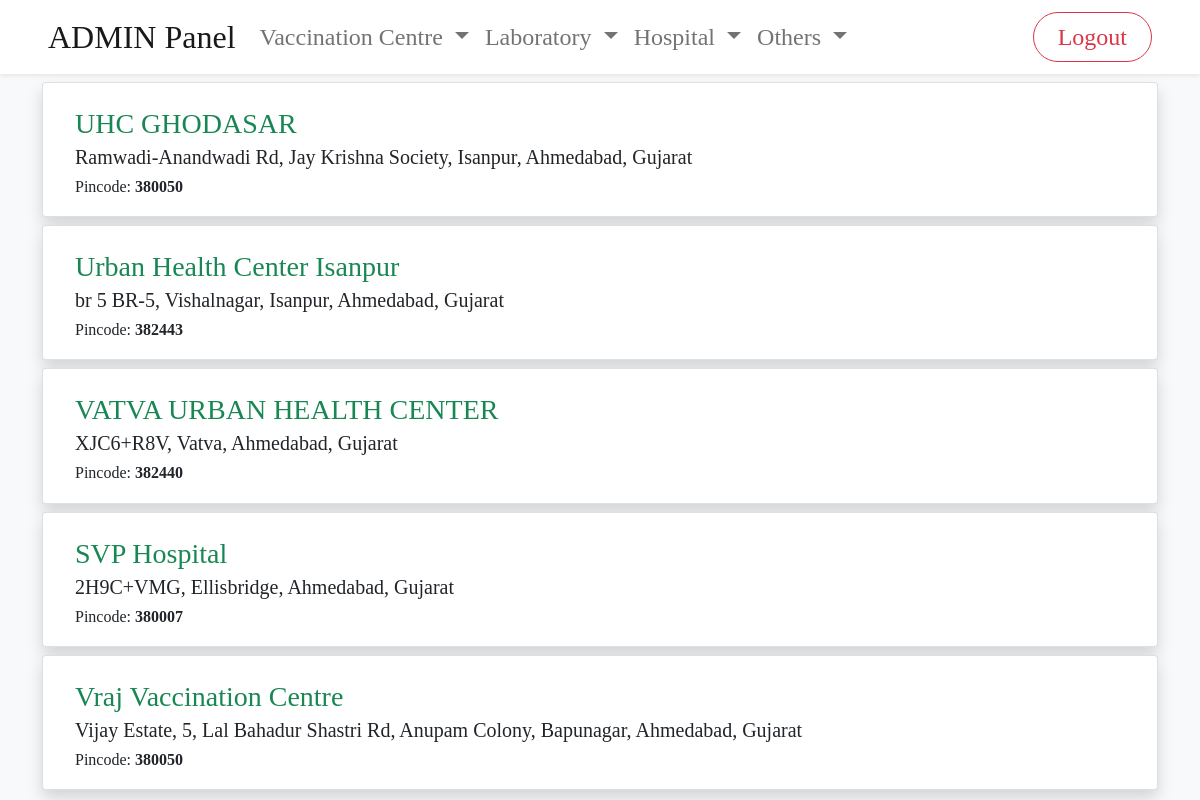
/admin/viewAllVc.php, run on the app's committed database.
### tables this page shows
CREATE TABLE `vaccination_centres` (
  `vc_id` int(11) NOT NULL,
  `vc_username` varchar(25) NOT NULL,
  `vc_password` varchar(25) NOT NULL,
  `vc_name` text NOT NULL,
  `vc_address` text NOT NULL,
  `vc_cost_type` tinytext NOT NULL,
  `vc_pincode` int(6) NOT NULL,
  `vc_status` varchar(10) NOT NULL,
  `vc_accepting_status` varchar(10) NOT NULL
);

### admin/viewAllVc.php (the view, shortened to what this page needs)
<?php include('./includes/header.php'); ?>
<?php include('./includes/db.php');?>
<?php include('./includes/navigation.php'); ?>
<div class="container">
<?php
    $query = "SELECT * FROM vaccination_centres WHERE vc_accepting_status = 'accepted'";
    $getAllDetails = mysqli_query($connection,$query);
    if(mysqli_num_rows($getAllDetails)==0){
        ?>
        <div class="card mt-4 shadow d-flex align-items-center justify-content-md-center" style="min-height:200px;">
            <h4>No Vaccination Centre Found</h4>
        </div>
        <?php
    }else{
        while($row = mysqli_fetch_assoc($getAllDetails)){
            $vc_name = $row['vc_name'];
            $vc_id = $row['vc_id'];
            $vc_address = $row['vc_address'];
            $vc_pincode = $row['vc_pincode'];
            ?>
            <div class="card mt-2 px-3 py-1 shadow">
                    <div class="card-body row">
                        <div class="col">
                            <div class="row">
                                <div class="col-md-6">
                                    <?php echo "<a href='viewVcRequest.php?vcid=$vc_id' class='link-success fs-3 aTagHead'>$vc_name</a>"; ?>
                                </div>
                            </div>
                            <h5 class="card-text"><?php echo $vc_address; ?></h5>
                            <h6 class="card-text">Pincode:
                                <b><?php echo $vc_pincode; ?></b>
                            </h6>
                        </div>
                    </div>
                </div>
            <?php
        }
    }
?>
</div>

### admin/mainAdmin.css (style rules this page uses)
* { margin: 0; padding: 0; font-family: "Times New Roman", Times, serif; transition: 0.3s; }
.aTagHead { text-decoration: none; }

### data on the page
vaccination_centres: vc_name "UHC GHODASAR", vc_address "Ramwadi-Anandwadi Rd, Jay Krishna Society, Isanpur, Ahmedabad, Gujarat", vc_pincode "380050"
vaccination_centres: vc_name "Urban Health Center Isanpur", vc_address "br 5 BR-5, Vishalnagar, Isanpur, Ahmedabad, Gujarat", vc_pincode "382443"
vaccination_centres: vc_name "VATVA URBAN HEALTH CENTER", vc_address "XJC6+R8V, Vatva, Ahmedabad, Gujarat", vc_pincode "382440"
vaccination_centres: vc_name "SVP Hospital", vc_address "2H9C+VMG, Ellisbridge, Ahmedabad, Gujarat", vc_pincode "380007"
vaccination_centres: vc_name "Vraj Vaccination Centre", vc_address "Vijay Estate, 5, Lal Bahadur Shastri Rd, Anupam Colony, Bapunagar, Ahmedabad, Gujarat", vc_pincode "380050"
